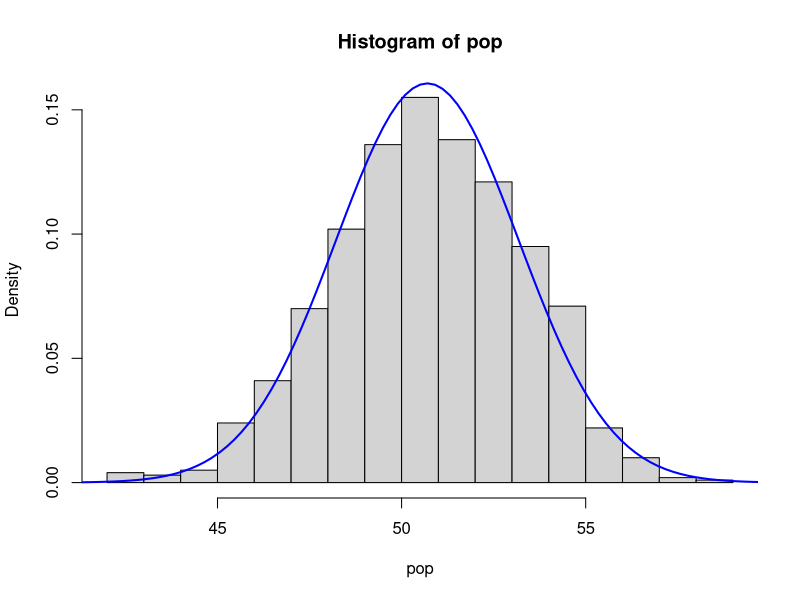
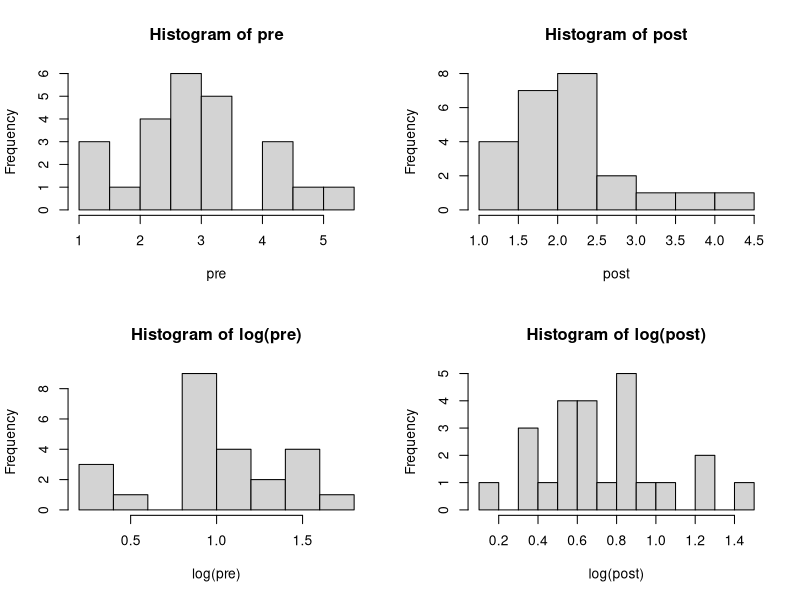

The R source for these figures, in order:
## ---- chunk 1
knitr::opts_chunk$set(echo = TRUE, collapse = TRUE)
## ---- chunk 2
# sample data
Placebo = c(54,51,58,44,55,52,42,47,58,46)
Drug = c(54,73,53,70,73,68,52,65,65,60)
## ---- chunk 3
## estimate the population parameters

# mean
pop_mean_est = mean(Placebo)

# s.d. -- use the sample variance and the Chi-square distribution
# sigma^2 = df * s^2 / chisq_est(0.5,9)
# a) compute chi-squared estimate
chisq_est = qchisq(0.5, length(Placebo)-1)

# b) compute pop sd estimate
pop_sd_est = sqrt( (length(Placebo)-1)*sd(Placebo) / chisq_est )

# check the estimated parameters
paste("Chi-square = ",round(chisq_est,4),
      " ; Pop. SD est. = ",round(pop_sd_est,4))

paste("Population mean estimate = ",round(pop_mean_est,3))

## simulate a population using the estimated population mean and sd
pop = rnorm(1000,mean=pop_mean_est,sd=pop_sd_est)

## visualize the results
hist(pop, breaks=20, freq=FALSE)
xfit = seq(40,60,length=100)
yfit = dnorm(xfit,mean=pop_mean_est,sd=pop_sd_est)
lines(xfit,yfit,col="blue",lwd = 2)

## check the parameters from the simulated population
paste("Pop. mean (simulated) = ",round(mean(pop),3),
      " ; Pop. SD (simulated) = ",round(sd(pop),4))

## ---- chunk 4
## t_critical: # 2.26 = t-score for 97.5% area
# Placebo and Drug are the same length so this works for both
t_0.975 = qt(p = .975, df = length(Placebo)-1)
paste0("t_crit = ",round(t_0.975,4))  # 2.26 = z-score for 97.5% area

## placebo
Pmean = mean(Placebo)
Pse=sd(Placebo)/sqrt(length(Placebo))

# 95% CI
c(Pmean - Pse * t_0.975, Pmean + Pse * t_0.975)

## drug
Dmean = mean(Drug)
Dse=sd(Drug)/sqrt(length(Drug))

# 95% CI
c(Dmean - Dse * t_0.975, Dmean + Dse * t_0.975)
## ---- chunk 5
t.test(Placebo, mu=mean(pop))$conf.int[1:2]
t.test(Drug, mu=mean(pop))$conf.int[1:2]
## ---- chunk 6
# Placebo sample
t.test(Placebo, mu=mean(pop))
t.test(Placebo, mu=mean(Placebo))

# Drug sample
t.test(Drug, mu=mean(pop))
t.test(Drug, mu=mean(Placebo))
## ---- chunk 7
# mean difference
mean_diff = mean(Drug) - mean(Placebo)  # 12.6
mean_diff

# SE of the difference
se_diff = sqrt ( var(Placebo)/length(Placebo) + 
                   var(Drug) /length(Drug) )
se_diff

# critical t-value
t_crit = abs(qt(p=0.025, df=18))  # same as qt(p=0.975, df=18)
t_crit

# 95% CI
c(mean_diff - t_crit * se_diff, mean_diff +  t_crit * se_diff)
## ---- chunk 8
# compute the test statistic for the mean difference
t_score = mean_diff / se_diff
t_score

# compute a two-sided p-value
2*pt(q = t_score, 
     df = (length(Placebo)+length(Drug)-2), 
     lower.tail = F)

# perform two versions of a 2-sample test using R
t.test(Drug, Placebo, var.equal = T)
t.test(Drug, Placebo, var.equal = F)
## ---- chunk 9
pair_diff = Drug-Placebo

se_diff = sd(pair_diff)/sqrt(length(pair_diff))
t_stat = mean(pair_diff)/se_diff
t_stat
2*pt(t_stat, df=9, lower.tail = F)

t.test(pair_diff, mu=0)

## ---- chunk 10
# t.test(treatment, control, ...)
t.test(Drug, Placebo, paired = T, var.equal = T)
## ---- chunk 11
#####################################################################
# plasma triglyceride levels in the population (mg/ml)
# borderline high = 2-4 vs. normal < 2
# testing before and after diet and exercise changes (expect a decrease)
pre = c(2.55,3.38,2.37,4.11,3.27,2.58,4.20,3.22,5.10,2.62,3.06,1.23,2.27,2.24,1.39,2.63,2.61,4.30,1.46,3.35,2.79,2.42,4.63,1.57)
post = c(1.59,3.51,1.44,2.32,1.75,1.67,1.90,1.37,2.72,1.80,2.40,2.01,2.41,1.38,1.18,4.31,2.09,2.32,2.63,2.25,1.71,2.01,1.95,3.46)
#####################################################################
## ---- chunk 12

# check distributions of original data with histograms (breaks = 10)
par(mfrow=c(2,2))
hist(pre,breaks=10)
hist(post,breaks=10)

# check distributions after log-transformation
hist(log(pre),breaks=10)
hist(log(post),breaks=10)

# Shapiro-Wilk tests
shapiro.test(pre)
shapiro.test(post)
## ---- chunk 13

## do t-tests using the original and transformed data
t.test(post,pre,paired=T)
t.test(log(post),log(pre),paired=T)
## ---- chunk 14

## compute the 95% CI for the two samples in their original units

#####################################################################
# post-treatment -- by hand!
mean_prime = mean(log(post))
sd_prime = sqrt( sum( (log(post) - mean_prime)^2 /(length(post)-1)) )
se_prime = sd_prime/sqrt(length(post))
tcrit = qt(0.975,df=length(post))
tcrit
ci_post = c(mean_prime - tcrit*se_prime, mean_prime + tcrit*se_prime)
ci_post
ci_post_orig = exp(ci_post)
ci_post_orig

# post-treatment from t-test
t_post = t.test(log(post),mu=mean(log(pre)))
t_post
ci95_post_log = t_post$conf.int[1:2]
ci95_post = exp(ci95_post_log)
ci95_post

#####################################################################
# pre-treatment from t-test
t_pre = t.test(log(pre),mu=mean(log(pre)))
t_pre
ci95_pre_log = t_pre$conf.int[1:2]
ci95_pre_log
ci95_pre = exp(ci95_pre_log)
ci95_pre
## ---- chunk 15
# sign test for the triglyceride data

# difference in the two samples
tri_diff = post - pre

neg_count = sum(tri_diff < 0)
neg_count
pos_count = sum(tri_diff > 0)
test_stat = ifelse(neg_count < pos_count, neg_count, pos_count)

# binomial probability of seeing neg_count or more
prob_obs = pbinom(test_stat, length(tri_diff), prob=0.5)

# total two-tailed probability
2*prob_obs
## ---- chunk 16
# compute paired log differences
log_tri_diff = log(post) - log(pre)
rank_diff = rank(abs(log_tri_diff))

# Calculate the Wilcoxon W statistic
w_stat = sum(sign(log_tri_diff) * rank_diff)
w_stat
## ---- chunk 17
# w stat
n = length(log_tri_diff)
sigma_w = n*(n+1)*(2*n+1) / 6
z_w = w_stat / sqrt(sigma_w)
2*pnorm(z_w)
## ---- chunk 18
# computing the V statistic
diff_neg = rank_diff[log_tri_diff < 0]
diff_neg
t_neg = sum(diff_neg)
t_neg
diff_pos = rank_diff[log_tri_diff > 0]
diff_pos
t_pos = sum(diff_pos)
t_pos

v_stat = min(t_neg,t_pos)
v_stat



# v stat
mean_v = n*(n+1)/4
sigma_v = n*(n+1)*(2*n+1) / 24
z_v = (v_stat - mean_v) / sqrt(sigma_v)
2*pnorm(z_v)
## ---- chunk 19
# test raw data
wilcox.test(post, pre, paired=T)

# test log data
wilcox.test(log(post), log(pre), paired=T)
## ---- chunk 20

n = length(pre)  # n is the same for both sets
r_min = n*(n+1)/2 # minimum rank

Data = c(log(pre),log(post))
DataRank = rank(abs(Data))
DataRank

DataRankSums = tapply(DataRank,rep(c("pre","post"),each=n),sum)
DataRankSums

t_pre  = DataRankSums["pre"]
t_post  = DataRankSums["post"]

w_pre = t_pre - r_min
w_pre
w_post = t_post - r_min
w_post

mu_w = n^2 / 2
mu_w

sigma_w = (n^2/12) * (2*n + 1)
sd_w = sqrt(sigma_w)

## ---- chunk 21
z_w = (w_post - mu_w)/sd_w
z_w

# these are equivalent
2*pnorm(z_w)
2*pnorm(w_post, mean=mu_w, sd=sd_w)
## ---- chunk 22
# raw data
wilcox.test(post,pre, paired=FALSE)

# log-transformed data
wilcox.test(log(post),log(pre), paired=FALSE)
